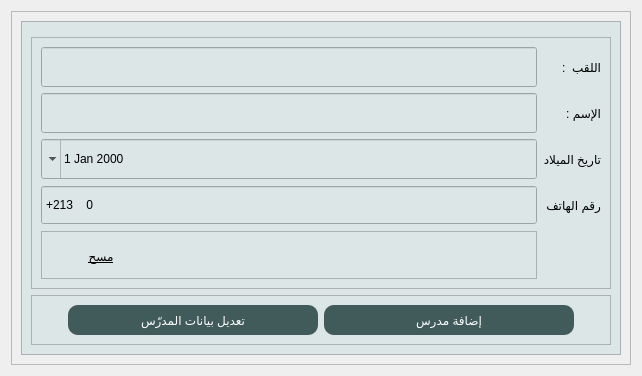
         <widget class="QWidget" name="page_6">
          <layout class="QGridLayout" name="gridLayout_54">
           <item row="0" column="0">
            <widget class="QFrame" name="frame_54">
             <property name="frameShape">
              <enum>QFrame::StyledPanel</enum>
             </property>
             <property name="frameShadow">
              <enum>QFrame::Raised</enum>
             </property>
             <layout class="QGridLayout" name="gridLayout_55">
              <item row="0" column="0">
               <widget class="QFrame" name="frame_83">
                <property name="maximumSize">
                 <size>
                  <width>600</width>
                  <height>800</height>
                 </size>
                </property>
                <property name="styleSheet">
                 <string notr="true">background-color: rgb(220, 230, 231);</string>
                </property>
                <property name="frameShape">
                 <enum>QFrame::StyledPanel</enum>
                </property>
                <property name="frameShadow">
                 <enum>QFrame::Raised</enum>
                </property>
                <layout class="QGridLayout" name="gridLayout_80">
                 <item row="2" column="0">
                  <widget class="QFrame" name="frame_86">
                   <property name="maximumSize">
                    <size>
                     <width>16777215</width>
                     <height>50</height>
                    </size>
                   </property>
                   <property name="frameShape">
                    <enum>QFrame::StyledPanel</enum>
                   </property>
                   <property name="frameShadow">
                    <enum>QFrame::Raised</enum>
                   </property>
                   <layout class="QGridLayout" name="gridLayout_82">
                    <item row="0" column="0">
                     <spacer name="horizontalSpacer_14">
                      <property name="orientation">
                       <enum>Qt::Horizontal</enum>
                      </property>
                      <property name="sizeHint" stdset="0">
                       <size>
                        <width>40</width>
                        <height>20</height>
                       </size>
                      </property>
                     </spacer>
                    </item>
                    <item row="0" column="1">
                     <widget class="QPushButton" name="setSalaryWorkerButton_2">
                      <property name="minimumSize">
                       <size>
                        <width>250</width>
                        <height>30</height>
                       </size>
                      </property>
                      <property name="maximumSize">
                       <size>
                        <width>250</width>
                        <height>16777215</height>
                       </size>
                      </property>
                      <property name="styleSheet">
                       <string notr="true">QPushButton{
	border-radius:10px;
	color: rgb(255, 255, 255);
	background-color: rgb(64, 91, 90);
	font: 10pt &quot;Rockwell&quot;;
}

QPushButton:hover{
	border-radius:10px;
	background-color: rgb(91, 129, 127);
	font: 11pt &quot;Rockwell&quot;;
}</string>
                      </property>
                      <property name="text">
                       <string>تعديل بيانات المدرّس</string>
                      </property>
                     </widget>
                    </item>
                    <item row="0" column="2">
                     <widget class="QPushButton" name="setSalaryWorkerButton">
                      <property name="minimumSize">
                       <size>
                        <width>250</width>
                        <height>30</height>
                       </size>
                      </property>
                      <property name="maximumSize">
                       <size>
                        <width>250</width>
                        <height>16777215</height>
                       </size>
                      </property>
                      <property name="styleSheet">
                       <string notr="true">QPushButton{
	border-radius:10px;
	color: rgb(255, 255, 255);
	background-color: rgb(64, 91, 90);
	font: 10pt &quot;Rockwell&quot;;
}

QPushButton:hover{
	border-radius:10px;
	background-color: rgb(91, 129, 127);
	font: 11pt &quot;Rockwell&quot;;
}</string>
                      </property>
                      <property name="text">
                       <string>إضافة مدرس</string>
                      </property>
                     </widget>
                    </item>
                    <item row="0" column="3">
                     <spacer name="horizontalSpacer_15">
                      <property name="orientation">
                       <enum>Qt::Horizontal</enum>
                      </property>
                      <property name="sizeHint" stdset="0">
                       <size>
                        <width>40</width>
                        <height>20</height>
                       </size>
                      </property>
                     </spacer>
                    </item>
                   </layout>
                  </widget>
                 </item>
                 <item row="0" column="0">
                  <widget class="QFrame" name="frame_85">
                   <property name="maximumSize">
                    <size>
                     <width>16777215</width>
                     <height>80</height>
                    </size>
                   </property>
                   <property name="frameShape">
                    <enum>QFrame::StyledPanel</enum>
                   </property>
                   <property name="frameShadow">
                    <enum>QFrame::Raised</enum>
                   </property>
                   <widget class="QLabel" name="label_71">
                    <property name="geometry">
                     <rect>
                      <x>210</x>
                      <y>20</y>
                      <width>181</width>
                      <height>41</height>
                     </rect>
                    </property>
                    <property name="styleSheet">
                     <string notr="true">font: 14pt &quot;MV Boli&quot;;
color: rgb(64, 91, 90);</string>
                    </property>
                    <property name="text">
                     <string>معلومات المدرّس</string>
                    </property>
                   </widget>
                  </widget>
                 </item>
                 <item row="1" column="0">
                  <widget class="QFrame" name="frame_84">
                   <property name="frameShape">
                    <enum>QFrame::StyledPanel</enum>
                   </property>
                   <property name="frameShadow">
                    <enum>QFrame::Raised</enum>
                   </property>
                   <layout class="QGridLayout" name="gridLayout_81">
                    <item row="2" column="2">
                     <widget class="QLabel" name="label_62">
                      <property name="text">
                       <string>الإسم :</string>
                      </property>
                     </widget>
                    </item>
                    <item row="6" column="1">
                     <widget class="QFrame" name="frame_88">
                      <property name="maximumSize">
                       <size>
                        <width>16777215</width>
                        <height>48</height>
                       </size>
                      </property>
                      <property name="frameShape">
                       <enum>QFrame::StyledPanel</enum>
                      </property>
                      <property name="frameShadow">
                       <enum>QFrame::Raised</enum>
                      </property>
                      <layout class="QGridLayout" name="gridLayout_86">
                       <item row="1" column="1">
                        <spacer name="horizontalSpacer_16">
                         <property name="orientation">
                          <enum>Qt::Horizontal</enum>
                         </property>
                         <property name="sizeHint" stdset="0">
                          <size>
                           <width>40</width>
                           <height>20</height>
                          </size>
                         </property>
                        </spacer>
                       </item>
                       <item row="1" column="0">
                        <widget class="QPushButton" name="ClearSalaryWorkesInfosButton_2">
                         <property name="minimumSize">
                          <size>
                           <width>100</width>
                           <height>30</height>
                          </size>
                         </property>
                         <property name="maximumSize">
                          <size>
                           <width>100</width>
                           <height>16777215</height>
                          </size>
                         </property>
                         <property name="styleSheet">
                          <string notr="true">QPushButton {
	border:none;
	font: 10pt &quot;MS Shell Dlg 2&quot;;
	text-decoration: underline;
}
QPushButton:Pressed{
	color: rgb(90, 90, 90);
	text-decoration: underline;
	font: italic 8pt &quot;MS Sans Serif&quot;;
}</string>
                         </property>
                         <property name="text">
                          <string>مسح</string>
                         </property>
                        </widget>
                       </item>
                      </layout>
                     </widget>
                    </item>
                    <item row="3" column="2">
                     <widget class="QLabel" name="label_65">
                      <property name="text">
                       <string>تاريخ الميلاد</string>
                      </property>
                     </widget>
                    </item>
                    <item row="0" column="2">
                     <widget class="QLabel" name="label_56">
                      <property name="text">
                       <string>اللقب  :</string>
                      </property>
                     </widget>
                    </item>
                    <item row="5" column="2">
                     <widget class="QLabel" name="label_68">
                      <property name="text">
                       <string>رقم الهاتف</string>
                      </property>
                     </widget>
                    </item>
                    <item row="0" column="1">
                     <widget class="QLineEdit" name="lineEdit">
                      <property name="minimumSize">
                       <size>
                        <width>0</width>
                        <height>40</height>
                       </size>
                      </property>
                     </widget>
                    </item>
                    <item row="2" column="1">
                     <widget class="QLineEdit" name="lineEdit_2">
                      <property name="minimumSize">
                       <size>
                        <width>0</width>
                        <height>40</height>
                       </size>
                      </property>
                     </widget>
                    </item>
                    <item row="3" column="1">
                     <widget class="QDateEdit" name="dateEdit">
                      <property name="minimumSize">
                       <size>
                        <width>0</width>
                        <height>40</height>
                       </size>
                      </property>
                      <property name="layoutDirection">
                       <enum>Qt::RightToLeft</enum>
                      </property>
                      <property name="calendarPopup">
                       <bool>true</bool>
                      </property>
                     </widget>
                    </item>
                    <item row="5" column="1">
                     <widget class="QSpinBox" name="spinBox">
                      <property name="minimumSize">
                       <size>
                        <width>0</width>
                        <height>40</height>
                       </size>
                      </property>
                      <property name="layoutDirection">
                       <enum>Qt::RightToLeft</enum>
                      </property>
                      <property name="buttonSymbols">
                       <enum>QAbstractSpinBox::NoButtons</enum>
                      </property>
                      <property name="prefix">
                       <string>+213    </string>
                      </property>
                     </widget>
                    </item>
                   </layout>
                  </widget>
                 </item>
                </layout>
               </widget>
              </item>
             </layout>
            </widget>
           </item>
          </layout>
         </widget>
